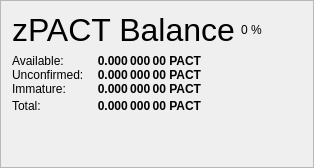
                   <widget class="QFrame" name="frame_ZerocoinBalances">
                    <property name="frameShape">
                     <enum>QFrame::StyledPanel</enum>
                    </property>
                    <property name="frameShadow">
                     <enum>QFrame::Raised</enum>
                    </property>
                    <layout class="QVBoxLayout" name="verticalLayout_7">
                     <item>
                      <layout class="QHBoxLayout" name="horizontalLayout_8" stretch="0,0,0">
                       <item>
                        <widget class="QLabel" name="label_5z_3">
                         <property name="minimumSize">
                          <size>
                           <width>0</width>
                           <height>20</height>
                          </size>
                         </property>
                         <property name="font">
                          <font>
                           <pointsize>24</pointsize>
                           <weight>50</weight>
                           <bold>false</bold>
                          </font>
                         </property>
                         <property name="text">
                          <string>zPACT Balance</string>
                         </property>
                        </widget>
                       </item>
                       <item>
                        <widget class="QLabel" name="labelzPACTPercent">
                         <property name="text">
                          <string notr="true">0 %</string>
                         </property>
                        </widget>
                       </item>
                       <item>
                        <spacer name="horizontalSpacer_11">
                         <property name="orientation">
                          <enum>Qt::Horizontal</enum>
                         </property>
                         <property name="sizeHint" stdset="0">
                          <size>
                           <width>40</width>
                           <height>20</height>
                          </size>
                         </property>
                        </spacer>
                       </item>
                      </layout>
                     </item>
                     <item>
                      <layout class="QGridLayout" name="gridLayout_5">
                       <property name="horizontalSpacing">
                        <number>12</number>
                       </property>
                       <property name="verticalSpacing">
                        <number>0</number>
                       </property>
                       <item row="1" column="0">
                        <widget class="QLabel" name="labelzBalanceMatureText">
                         <property name="toolTip">
                          <string>Mature: more than 20 confirmation and more than 1 mint of the same denomination after it was minted.
These zPACT are spendable.</string>
                         </property>
                         <property name="text">
                          <string>Available:</string>
                         </property>
                        </widget>
                       </item>
                       <item row="1" column="1">
                        <widget class="QLabel" name="labelzBalanceMature">
                         <property name="font">
                          <font>
                           <weight>75</weight>
                           <bold>true</bold>
                          </font>
                         </property>
                         <property name="toolTip">
                          <string>Mature: more than 20 confirmation and more than 1 mint of the same denomination after it was minted.
These zPACT are spendable.</string>
                         </property>
                         <property name="text">
                          <string notr="true">0.000 000 00 PACT</string>
                         </property>
                         <property name="alignment">
                          <set>Qt::AlignRight|Qt::AlignTrailing|Qt::AlignVCenter</set>
                         </property>
                        </widget>
                       </item>
                       <item row="2" column="0">
                        <widget class="QLabel" name="labelzBalanceUnconfirmedText">
                         <property name="toolTip">
                          <string>Unconfirmed: less than 20 confirmations
Immature: confirmed, but less than 3 mints of the same denomination after it was minted</string>
                         </property>
                         <property name="text">
                          <string>Unconfirmed:</string>
                         </property>
                        </widget>
                       </item>
                       <item row="2" column="1">
                        <widget class="QLabel" name="labelzBalanceUnconfirmed">
                         <property name="font">
                          <font>
                           <weight>75</weight>
                           <bold>true</bold>
                          </font>
                         </property>
                         <property name="toolTip">
                          <string>Unconfirmed: less than 20 confirmations
Immature: confirmed, but less than 3 mints of the same denomination after it was minted</string>
                         </property>
                         <property name="text">
                          <string notr="true">0.000 000 00 PACT</string>
                         </property>
                         <property name="alignment">
                          <set>Qt::AlignRight|Qt::AlignTrailing|Qt::AlignVCenter</set>
                         </property>
                        </widget>
                       </item>
                       <item row="3" column="0">
                        <widget class="QLabel" name="labelzBalanceImmatureText">
                         <property name="toolTip">
                          <string>Unconfirmed: less than 20 confirmations
Immature: confirmed, but less than 3 mints of the same denomination after it was minted</string>
                         </property>
                         <property name="text">
                          <string>Immature:</string>
                         </property>
                        </widget>
                       </item>
                       <item row="3" column="1">
                        <widget class="QLabel" name="labelzBalanceImmature">
                         <property name="font">
                          <font>
                           <weight>75</weight>
                           <bold>true</bold>
                          </font>
                         </property>
                         <property name="toolTip">
                          <string>Unconfirmed: less than 20 confirmations
Immature: confirmed, but less than 3 mints of the same denomination after it was minted</string>
                         </property>
                         <property name="text">
                          <string notr="true">0.000 000 00 PACT</string>
                         </property>
                         <property name="alignment">
                          <set>Qt::AlignRight|Qt::AlignTrailing|Qt::AlignVCenter</set>
                         </property>
                        </widget>
                       </item>
                       <item row="4" column="0">
                        <widget class="QLabel" name="labelzBalanceText">
                         <property name="toolTip">
                          <string>Your current zPACT balance, unconfirmed and immature zPACT included.</string>
                         </property>
                         <property name="text">
                          <string>Total:</string>
                         </property>
                        </widget>
                       </item>
                       <item row="4" column="1">
                        <widget class="QLabel" name="labelzBalance">
                         <property name="font">
                          <font>
                           <weight>75</weight>
                           <bold>true</bold>
                          </font>
                         </property>
                         <property name="cursor">
                          <cursorShape>IBeamCursor</cursorShape>
                         </property>
                         <property name="toolTip">
                          <string>Your current zPACT balance, unconfirmed and immature zPACT included.</string>
                         </property>
                         <property name="text">
                          <string notr="true">0.000 000 00 PACT</string>
                         </property>
                         <property name="alignment">
                          <set>Qt::AlignRight|Qt::AlignTrailing|Qt::AlignVCenter</set>
                         </property>
                         <property name="textInteractionFlags">
                          <set>Qt::LinksAccessibleByMouse|Qt::TextSelectableByKeyboard|Qt::TextSelectableByMouse</set>
                         </property>
                        </widget>
                       </item>
                       <item row="4" column="2">
                        <spacer name="horizontalSpacer_4">
                         <property name="orientation">
                          <enum>Qt::Horizontal</enum>
                         </property>
                         <property name="sizeHint" stdset="0">
                          <size>
                           <width>40</width>
                           <height>20</height>
                          </size>
                         </property>
                        </spacer>
                       </item>
                      </layout>
                     </item>
                     <item>
                      <spacer name="verticalSpacer_4">
                       <property name="orientation">
                        <enum>Qt::Vertical</enum>
                       </property>
                       <property name="sizeHint" stdset="0">
                        <size>
                         <width>20</width>
                         <height>40</height>
                        </size>
                       </property>
                      </spacer>
                     </item>
                    </layout>
                   </widget>
